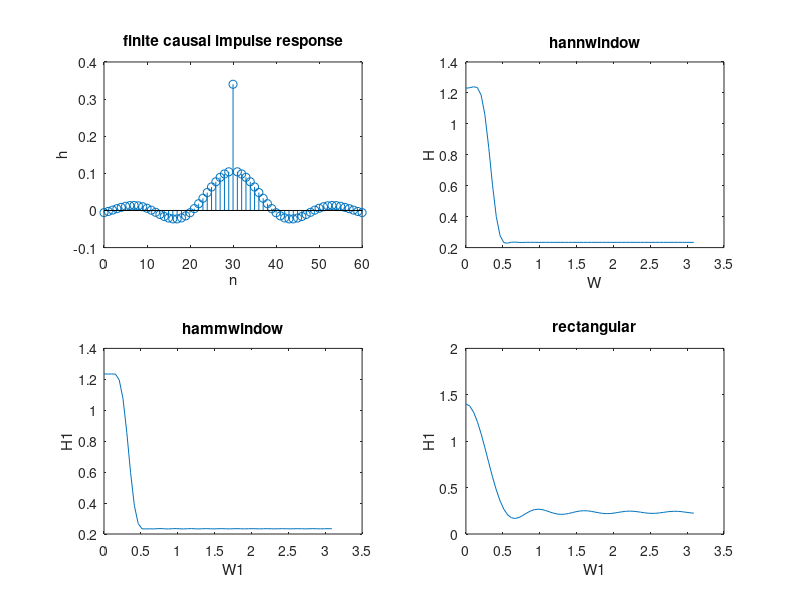

Here is the MATLAB script that generated this plot:
clc;
clear all;
close all;
L=61;
boxcar=[zeros(1,20),ones(1,21),zeros(1,20)];
hann=hanning(L)';
hamm=hamming(L)';
n=-30:30;
f=30;
fs=90;
F=f/fs;
nc=0:60;
h=sin(n.*F)./(pi.*n);
h(31)=0.34;
subplot(2,2,1);
stem(nc,h);
title("finite causal impulse response");
xlabel("n");
ylabel("h");
hannwindow=h.*hann;

[H,W]=freqz(hannwindow,1,61);
subplot(2,2,2)
plot(W,abs(H));
title("hannwindow");
xlabel("W");
ylabel("H");
hammwindow=hamm.*h;
[H1,W1]=freqz(hammwindow,1,61);
subplot(2,2,3);
plot(W1,abs(H1));
title("hammwindow");
xlabel("W1");
ylabel("H1");
rectwindow=boxcar.*h;
[H2,W2]=freqz(rectwindow,1,61);
subplot(2,2,4);
plot(W1,abs(H2));
title("rectangular");
xlabel("W1");
ylabel("H1");